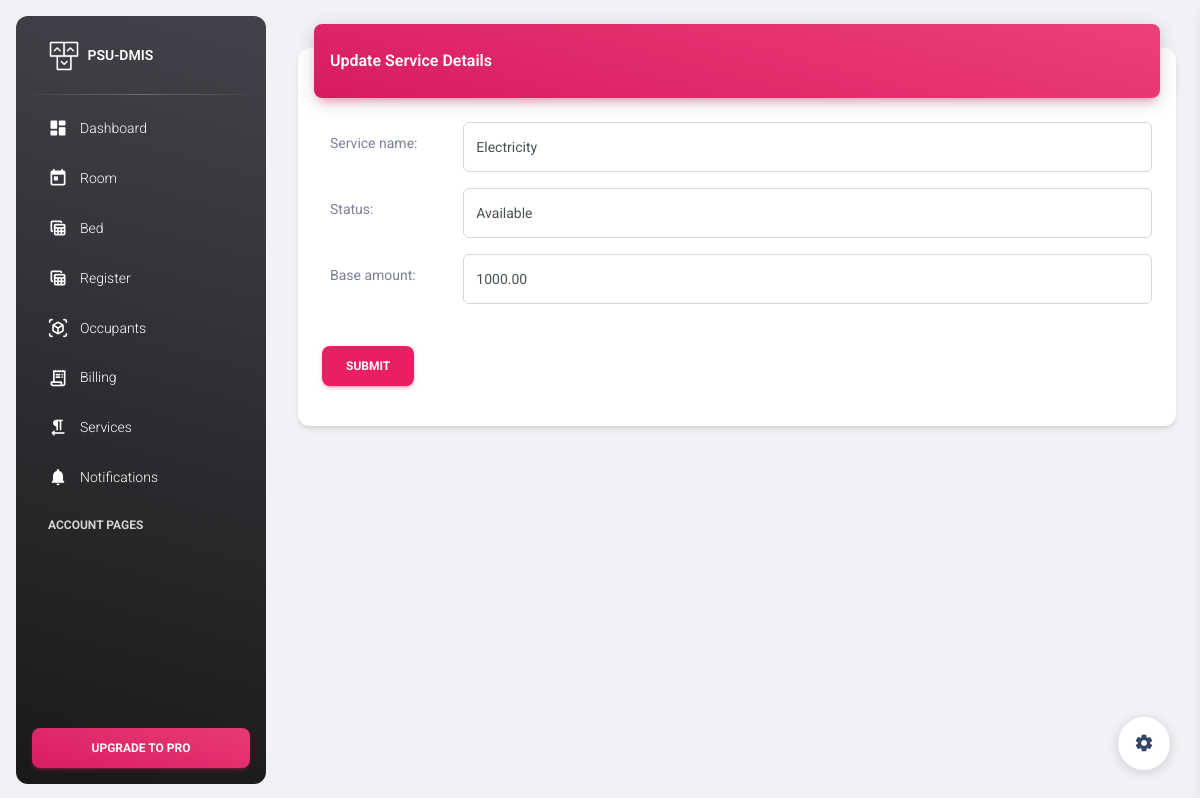
Page /service_list/2 on the committed database.
### dormitory/models.py (models this page shows, shortened)
class BaseModel(models.Model):
    created_at = models.DateTimeField(
        auto_now_add=True, db_index=True)
    updated_at = models.DateTimeField(auto_now=True)
    class Meta:
        abstract = True

class Service(BaseModel):
    STATUS_CHOICES = (('Available','Available'), ('Not Available','Not Available'))
    service_name = models.CharField(max_length=100)
    status = models.CharField(max_length=25, choices=STATUS_CHOICES)
    base_amount = models.DecimalField(default=0, max_digits=6, decimal_places=2)
    class Meta:
        verbose_name_plural = "Services"

### landingpage/views.py (the view)
# urls.py: path('service_list/<pk>', ServiceUpdateView.as_view(), name="ServiceUpdate"),
class ServiceUpdateView(UpdateView):
    model = Service
    fields = "__all__"
    context_object_name = 'room'
    template_name = 'service_update.html'
    success_url = "/service_list"
    def get_context_data(self, **kwargs):
        context = super().get_context_data(**kwargs)
        return context

### landingpage/templates/service_update.html (shortened to what this page needs)
{% extends 'base.html' %}
{% load static %}
{% block content %}
<main class="main-content position-relative max-height-vh-100 h-100 border-radius-lg ">
    <div class="container-fluid py-4">
        <div class="row">
            <div class="col-12">
                <div class="card my-4">
                    <div class="card-header p-0 position-relative mt-n4 mx-3 z-index-2">
                        <div class="bg-gradient-primary shadow-primary border-radius-lg pt-4 pb-3">
                            <h6 class="text-white text-capitalize ps-3">Update Service Details</h6>
                        </div>
                    </div>
                    <div class="card-body">
                    <form class="" action="" method="post" novalidate>
                        {% include 'includes/form.html' %}
                        <div class="ln_solid">
                            <br />
                            <div class="form-group">
                                <div class="col-md-12 col-sm-3">
                                    <button type='submit' class="btn btn-primary">Submit</button>
                                </div>
                            </div>
                        </div>
                    </form>
                </div>
                </div>
            </div>
        </div>
    </div>
</main>
{% endblock %}

### landingpage/templates/includes/form.html (shortened to what this page needs)
{% load widget_tweaks %}
{% for field in form %}
<div class="input-group input-group-outline mb-3">
    <label class="col-form-label col-md-2 col-sm-2 label-align">{{ field.label_tag }}</label>
    {% render_field field class="form-control" %}
</div>
{% endfor %}

### rows in the picture
Service: service_name "Electricity" "Available" "1000.00"

### other values in the picture
{{ field.label_tag }} "Service name:" "Status:" "Base amount:"
